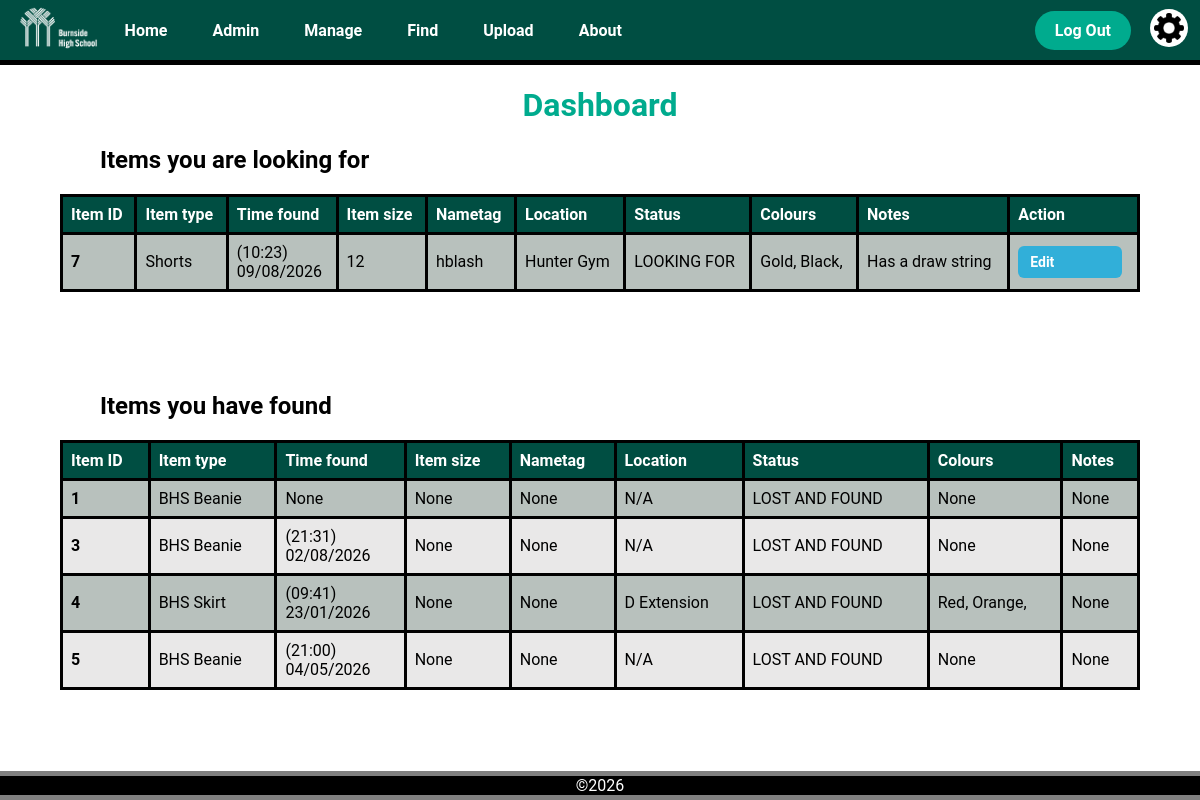
Page /dashboard (signed in) on the earlier database version.
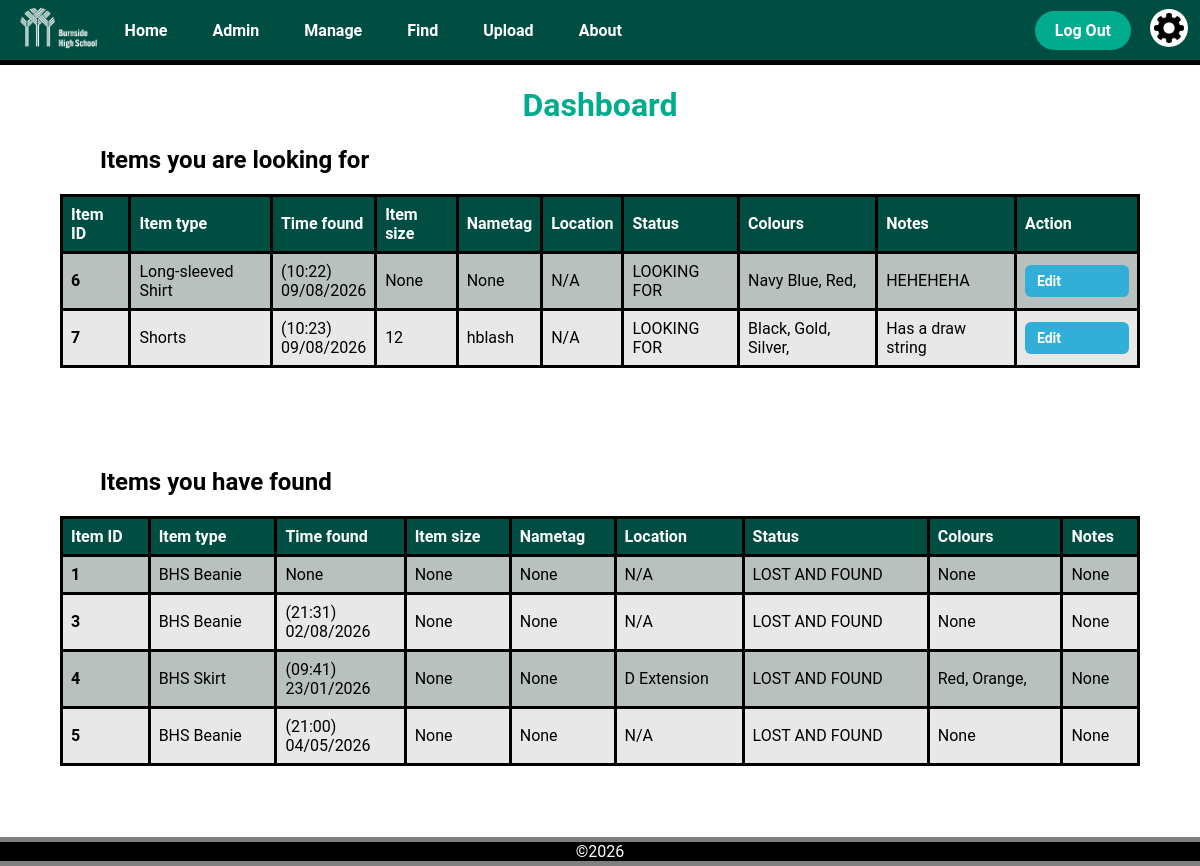
Same page on the later database version.
### app.py (models this page shows)
class LostItem(db.Model):
    __tablename__ = 'lost_item'
    item_id = db.Column(db.Integer, primary_key=True)
    finder_id = db.Column(db.String(6), db.ForeignKey('user.user_id'))
    item_type = db.Column(db.String(50))
    time_found = db.Column(db.String(50))
    size = db.Column(db.String(50))
    nametag = db.Column(db.String(50))
    location = db.Column(db.String(50))
    status = db.Column(db.String(50))
    notes = db.Column(db.String(50))
    colours = db.relationship('Colour', secondary='lostitem_colour', backref='lost_items')

class Colour(db.Model):
    __tablename__ = 'colour'
    colour_id = db.Column(db.Integer, primary_key=True)
    name = db.Column(db.String(50))

### app.py (the view)
@app.route('/dashboard', methods=['POST', 'GET'])
@login_required
def dashboard():
    lost_items = LostItem.query.filter_by(finder_id=current_user.school_code,
                                          status='LOOKING FOR').all()
    lost_and_found_items = LostItem.query.filter_by(finder_id=current_user.school_code,
                                                    status='LOST AND FOUND').all()
    for item in lost_items + lost_and_found_items:
            item.colour_names = [colour.name for colour in item.colours]
    return render_template('dashboard.html',
                           title='Dashboard',
                           lost_items=lost_items,
                           lost_and_found_items=lost_and_found_items,
                           user_name = (f'{current_user.first_name} {current_user.last_name}'))

### app.py (called while the page is built)
@login_manager.user_loader
def load_user(user_id):
    return User.query.get(int(user_id))

@app.context_processor
def inject_variables():
    return dict(show_footer=True,
                logged_in = current_user.is_authenticated,
                current_user_clearance = session.get('clearance'),
                min_time = "2026-01-01T00:00",
                current_time = datetime.now().strftime("%Y-%m-%dT%H:%M")
                )

@app.before_request
def before_request():
    if request.endpoint in ['logout', 'static']:
        return
    if current_user.is_authenticated is True and current_user.clearance == 4:
        return render_template("error.html",
                                    title="Forbidden",
                                    error_title="Your account has been disabled",
                                    error_message="Please contact an admin")

### templates/dashboard.html (shortened to what this page needs)
{% extends "layout.html" %}
{% block content %}
<h1 class="title">
    Dashboard
</h1>
<table class="item_info_table">
  <h2 class="sub_heading">Items you are looking for</h2>
    <tr>
      <th class="item_info_header">Item ID</th>
      <th class="item_info_header">Item type</th>
      <th class="item_info_header">Time found</th>
      <th class="item_info_header">Item size</th>
      <th class="item_info_header">Nametag</th>
      <th class="item_info_header">Location</th>
      <th class="item_info_header">Status</th>
      <th class="item_info_header">Colours</th>
      <th class="item_info_header">Notes</th>
      <th class="item_info_header">Action</th>
    </tr>
    {% for item in lost_items %}
    <tr class="item_info_row">
      <th>{{item.item_id}}</th>
      <td>{{item.item_type}}</td>
      <td>
        {% if item.time_found is not none %}
          ({{ item.time_found[11:16] }})<br>{{ item.time_found[8:10] }}/{{ item.time_found[5:7] }}/{{ item.time_found[0:4] }}
        {% else %}
          {{item.time_found}}
        {% endif %}
      </td>
      <td>{{item.size}}</td>
      <td>{{item.nametag}}</td>
      <td>{{item.location}}</td>
      <td>{{item.status}}</td>
      <td>
        {% if item.colour_names %}
            {% for colour in item.colour_names %}
              {{ colour }},
            {% endfor %}
        {% else %}
          None
        {% endif %}
      </td>
      <td>{{item.notes}}</td>
      <td class="edit_item_button"><a class='edit_button' href="/item/{{item.item_id}}">Edit</a></td>
    </tr>
    {% endfor %}
</table>
<table class="item_info_table">
  <h2 class="sub_heading">Items you have found</h2>
    <tr>
      <th class="item_info_header">Item ID</th>
      <th class="item_info_header">Item type</th>
      <th class="item_info_header">Time found</th>
      <th class="item_info_header">Item size</th>
      <th class="item_info_header">Nametag</th>
      <th class="item_info_header">Location</th>
      <th class="item_info_header">Status</th>
      <th class="item_info_header">Colours</th>
      <th class="item_info_header">Notes</th>
    </tr>
    {% for item in lost_and_found_items %}
    <tr class="item_info_row">
      <th>{{item.item_id}}</th>
      <td>{{item.item_type}}</td>
      <td>
        {% if item.time_found is not none %}
          ({{ item.time_found[11:16] }})<br>{{ item.time_found[8:10] }}/{{ item.time_found[5:7] }}/{{ item.time_found[0:4] }}
        {% else %}
          {{item.time_found}}
        {% endif %}
      </td>
      <td>{{item.size}}</td>
      <td>{{item.nametag}}</td>
      <td>{{item.location}}</td>
      <td>{{item.status}}</td>
      <td>
        {% if item.colour_names %}
            {% for colour in item.colour_names %}
              {{ colour }},
            {% endfor %}
        {% else %}
          None
        {% endif %}
      </td>
      <td>{{item.notes}}</td>
    </tr>
    {% endfor %}
</table>
{% endblock %}

### templates/layout.html (shortened to what this page needs)
<!DOCTYPE html>
<html lang="en">
<head>
    <link rel="stylesheet" href="{{ url_for('static', filename='css/style.css') }}">
</head>
<body>
    <nav>{% include "navigation.html"%}</nav>
    <main>{% block content %} {% endblock %}</main>
    {% if show_footer %}
    <footer>
        ©2026
    </footer>
    {% endif %}
</body>
</html>

### templates/navigation.html
<div class="navigation_bar">
    <a href="/home">
            <img src="/static/images/Burnside Logo - Secondary Horizontal stacked - white RGB.png" alt="Burnside Logo" class="burnside_logo">
    </a>
    <div class="navigation_links">
        <a href="/home">Home</a>
        {% if current_user_clearance %}
            {% if current_user_clearance <=1 %}
            <a href="/admin">Admin</a>
            <a href="/account_manager">Manage</a>
            {% endif %}
        {% endif %}
        <a href="/find">Find</a>
        <a href="/upload">Upload</a>
        <a href="/about">About</a>
    </div>
    {% if logged_in %}
    <div class="navigation_buttons">
        <div class="signlog">
            <a href="/logout">Log Out</a>
        </div>
        <a class="settings_button" href="/settings">
            <img src="/static/images/settings_button.png" alt="Settings">
        </a>
    </div>
    {% else %}
    <div class="signlog">
        <a href="/login">Login</a>
        <a href="/signup">Signup</a>
    </div>
    {% endif %}
</div>

### static/css/style.css (style rules this page uses)
body { background-color: white; font-family: "Roboto", sans-serif; margin: 0; padding: 0; color: black; }
.title { text-align: center; color: var(--bhs_turquoise); }
:root { --bhs_dark_green: #004e42; --dark-emerald: #0b6e4fff; --bhs_turquoise: #00ab8e; --soft-fawn: #ddb771ff; --transition-time: 0.3s; }
.burnside_logo { height: 55px; width: auto; object-fit: contain; }
.edit_item_button { text-align: center; vertical-align: middle; padding: 10px; }
.edit_item_button a { display: inline-block; width: 80px; padding: 8px 12px; margin: 3px 0; border-radius: 6px; text-decoration: none; font-size: 14px; font-weight: 600; transition: 0.2s ease; }
.edit_button { background-color: rgb(49, 175, 217); color: white; }
.navigation_bar { background-color: var(--bhs_dark_green); display: flex; justify-content: flex-start; align-items: center; gap: 0; padding: 0 12px; margin-left: 0; border-bottom: 5px solid black; height: 60px; z-index: 1; position: relative; }
.navigation_links { display: flex; align-items: center; }
.navigation_links a { margin-right: 5px; padding: 20px 20px; border-radius: 2px; color: white; font-weight: bold; text-decoration: none; height: 100%; transition: var(--transition-time) ease; }
.signlog a { margin-right: 0px; margin-left: 9px; background-color: var(--bhs_turquoise); color:white; padding: 10px 20px; border-radius: 50px; font-weight: bold; text-decoration: none; transition: var(--transition-time) ease; }
.navigation_buttons, .signlog { margin-left: auto; display: flex; align-items: center; gap: 10px; }
.signlog, .settings_button { display: inline-block; vertical-align: middle; }
.settings_button img { width: 30px; height: 30px; margin: 0; padding: 4px; background-color: white; border-radius: 100%; cursor: pointer; margin-left: 9px; }
.sub_heading { text-align: left; color: black; margin-left: 100px; }
.item_info_table { border-collapse: collapse; width: 90%; margin: 0 auto 100px auto; text-align: left; color: black; border: 3px solid black; }
.item_info_table th { border: 3px solid black; text-align: left; padding: 8px; color: white; }
.item_info_table td { border: 3px solid black; text-align: left; padding: 8px; }
.item_info_header { background-color: var(--bhs_dark_green); }
.item_info_row:nth-child(odd) { background-color: rgb(233, 232, 232); }
.item_info_row:nth-child(even) { background-color: rgb(184, 193, 189); }
.item_info_row th { color: black; }
footer { background-color: #000000; border-top: 5px solid grey; border-bottom: 5px solid grey; text-align: center; color: white; width: 100%; position: fixed; bottom: 0; }

Differences in the rows shown:
now on this page (row edited): LostItem: item_id "6", item_type "Long-sleeved Shirt", time_found "10:22", time_found "09", time_found "08", time_found "2026", size "None", nametag "None", location "N/A", status "LOOKING FOR", notes "HEHEHEHA", Colour (name "Red"), shown under "Items you are looking for"
now on this page (row unchanged): Colour: name "Navy Blue", shown under "6"
changed LostItem "Shorts": gains Colour (name "Silver"); location "Hunter Gym" → "N/A"
shown differently, row unchanged: Colour "Black": moves up the list
